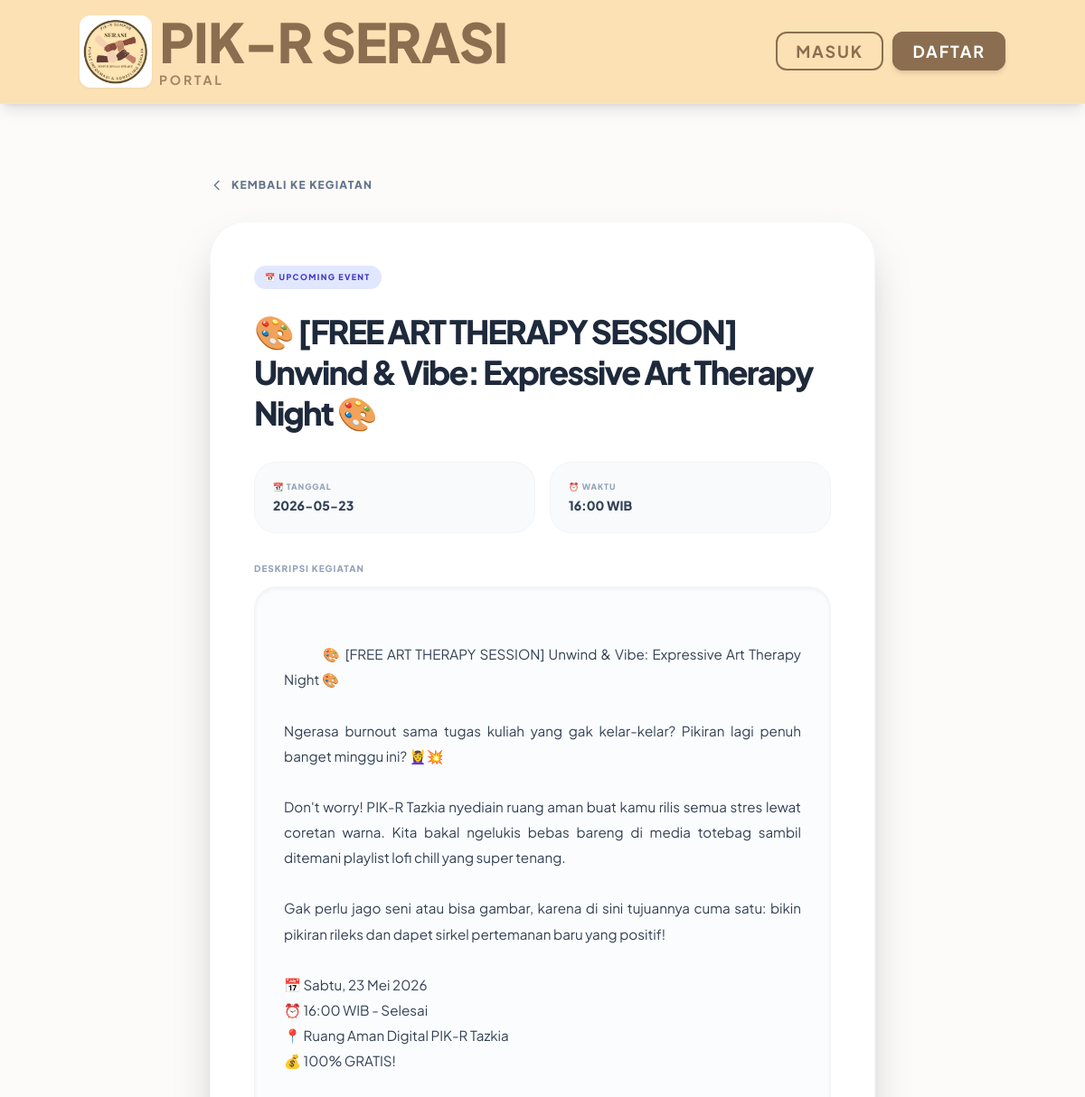
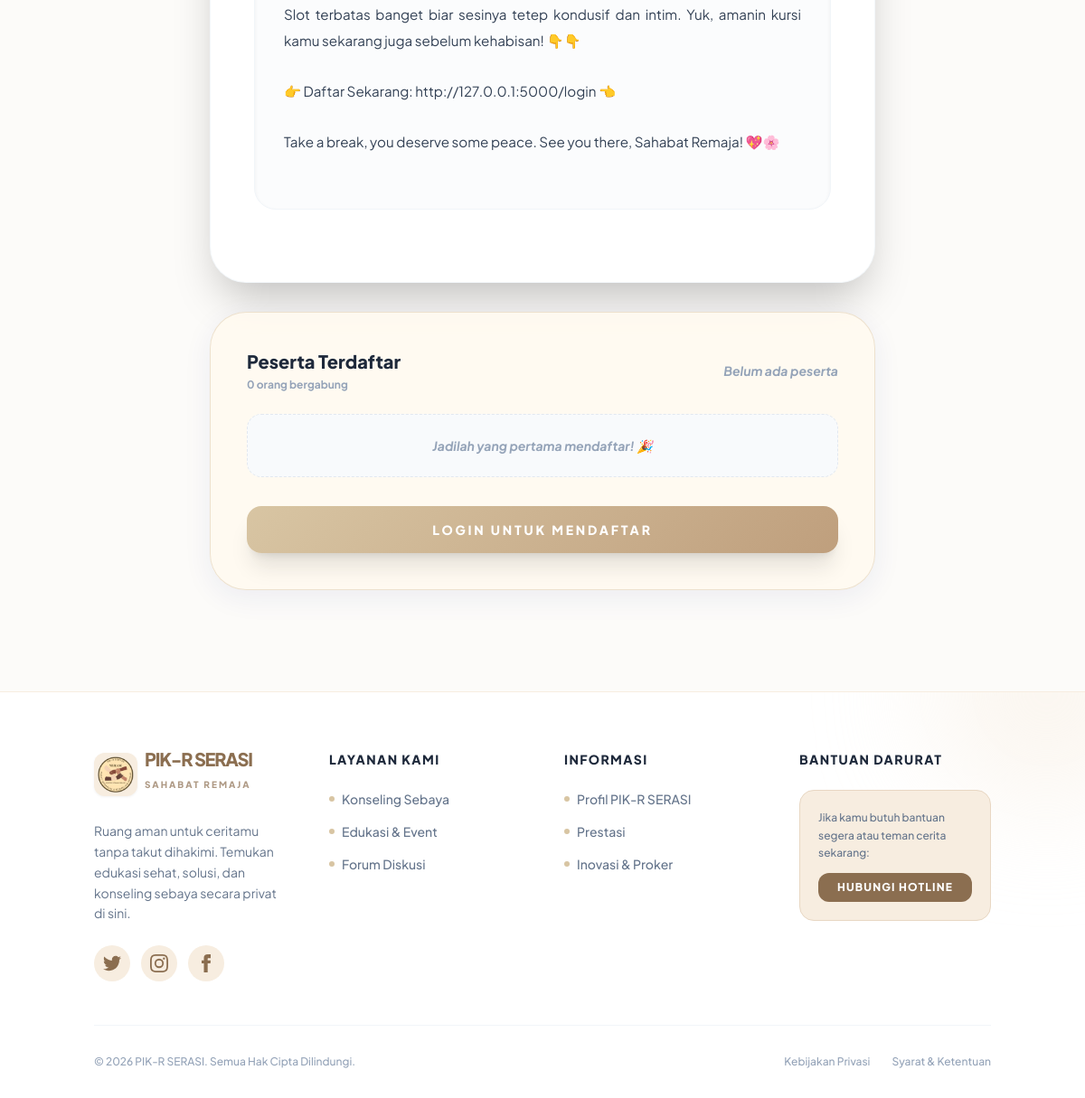
Screenshot of /event/2 with the database file from the repository (2 pictures, top to bottom).
### tables this page shows
CREATE TABLE events (
            id INTEGER PRIMARY KEY AUTOINCREMENT,
            title TEXT NOT NULL,
            description TEXT,
            date TEXT,
            time TEXT,
            author TEXT
        , foto TEXT);

### app.py (the view)
@app.route('/event/<int:event_id>')
def event_detail(event_id):
    conn = get_db_connection()
    ev_row = conn.execute('SELECT * FROM events WHERE id = ?', (event_id,)).fetchone()
    if not ev_row:
        conn.close()
        flash('Kegiatan tidak ditemukan.', 'danger')
        return redirect(url_for('education_event', tab='event'))
    ev = dict(ev_row)
    if ev.get('foto'):
        ev['foto_list'] = [f.strip() for f in ev['foto'].split(',') if f.strip()]
    else:
        ev['foto_list'] = []
    participants = conn.execute('SELECT username FROM event_participants WHERE event_id = ?', (event_id,)).fetchall()
    ev['participants'] = [p['username'] for p in participants]
    conn.close()
    return render_template('event_detail.html', ev=ev)

### app.py (called while the page is built, shortened)
def get_db_connection():
    supabase_url = os.environ.get('SUPABASE_DB_URL')
    return PIKRDatabaseConnection(db_path=DB_PATH, supabase_url=supabase_url)

    def execute(self, query, params=None):
        query_upper = query.strip().upper()
        is_write = any(query_upper.startswith(op) for op in ["INSERT", "UPDATE", "DELETE"])
        if self.supabase_url:
            query = query.replace('?', '%s')
            query = re.sub(r'"([^"]*)"', r"'\1'", query)
            if params is not None:
                if not isinstance(params, (tuple, list)):
                    params = (params,)
                self.cursor.execute(query, params)
            else:
                self.cursor.execute(query)
        else:
            if params is not None:
                self.cursor.execute(query, params)
            else:
                self.cursor.execute(query)
        return self

    def fetchone(self):
        row = self.cursor.fetchone()
        if row is None:
            return None
        return row

    def fetchall(self):
        return self.cursor.fetchall()

    def close(self):
        self.cursor.close()
        self.conn.close()
        if self.modified_tables:
            for table in self.modified_tables:
                trigger_async_sheets_sync(table)

### templates/event_detail.html (shortened to what this page needs)
{% extends 'base.html' %}
{% block content %}
<div class="max-w-3xl mx-auto py-8 px-4">
  <a href="{{ url_for('education_event', tab='event') }}"
     class="inline-flex items-center gap-2 text-xs font-black text-slate-500 hover:text-pink-600 uppercase tracking-widest mb-8 transition-colors group">
    <svg class="w-4 h-4 group-hover:-translate-x-1 transition-transform" fill="none" stroke="currentColor" viewBox="0 0 24 24">
      <path stroke-linecap="round" stroke-linejoin="round" stroke-width="2" d="M15 19l-7-7 7-7"/>
    </svg>
    Kembali ke Kegiatan
  </a>
  <div class="premium-card rounded-[2.5rem] overflow-hidden mb-8 bg-white border border-slate-100/80 shadow-2xl">
    <div class="p-8 md:p-12">
      <div class="flex items-center gap-3 mb-6">
        <span class="bg-indigo-100 text-indigo-700 text-[9px] font-black px-3 py-1.5 rounded-full uppercase tracking-[0.15em]">
          📅 Upcoming Event
        </span>
      </div>
      <h1 class="text-4xl font-black text-slate-800 tracking-tighter leading-tight mb-8">{{ ev.title }}</h1>
      <div class="grid grid-cols-2 gap-4 mb-8">
        <div class="bg-slate-50 p-5 rounded-3xl border border-slate-100">
          <p class="text-[9px] font-black text-slate-400 uppercase tracking-widest mb-1">📆 Tanggal</p>
          <p class="text-sm font-black text-slate-700">{{ ev.date }}</p>
        </div>
        <div class="bg-slate-50 p-5 rounded-3xl border border-slate-100">
          <p class="text-[9px] font-black text-slate-400 uppercase tracking-widest mb-1">⏰ Waktu</p>
          <p class="text-sm font-black text-slate-700">{{ ev.time }} WIB</p>
        </div>
      </div>
      <div class="mb-8">
        <p class="text-[10px] font-black text-slate-400 uppercase tracking-widest mb-3">Deskripsi Kegiatan</p>
        <div class="event-desc-content whitespace-pre-wrap bg-slate-50/50 p-8 rounded-3xl border border-slate-100 shadow-inner">
          {{ ev.description }}
        </div>
      </div>
    </div>
  </div>
  <div class="premium-card rounded-[2.5rem] p-8 md:p-10">
    <div class="flex items-center justify-between mb-6">
      <div>
        <h2 class="text-xl font-black text-slate-800">Peserta Terdaftar</h2>
        <p class="js-participant-count text-xs text-slate-400 font-bold mt-1">{{ ev.participants | length }} orang bergabung</p>
      </div>
      <div id="js-avatar-stack" class="flex -space-x-2">
        {% if ev.participants | length == 0 %}
        <div class="text-sm text-slate-400 font-bold italic">Belum ada peserta</div>
        {% endif %}
      </div>
    </div>
    <div id="js-participant-chips" class="flex flex-wrap gap-2 mb-8">
      {% if ev.participants %}
        {% for p in ev.participants %}
        <span class="bg-slate-100 text-slate-600 text-xs font-black px-3 py-1.5 rounded-full uppercase tracking-wide">
          {{ p }}
        </span>
        {% endfor %}
      {% else %}
        <div class="py-6 text-center text-slate-400 bg-slate-50 rounded-2xl border border-dashed border-slate-200 w-full">
          <p class="text-sm font-bold italic">Jadilah yang pertama mendaftar! 🎉</p>
        </div>
      {% endif %}
    </div>
    {% if session.get('role') == 'anggota_remaja' %}
      {% if session.get('username') in ev.participants %}
      <div class="space-y-3">
        <div class="w-full bg-emerald-50 text-emerald-600 font-black py-4 rounded-2xl text-xs uppercase tracking-[0.2em] text-center border border-emerald-200">
          ✓ Kamu Sudah Terdaftar
        </div>
        <a href="{{ url_for('leave_event', event_id=ev.id) }}"
           onclick="return confirm('Yakin mau batal ikuti kegiatan ini?')"
           class="block w-full text-rose-400 hover:text-rose-600 text-center font-black py-2 text-xs uppercase tracking-[0.2em] transition-colors">
          ✕ Batal Ikuti
        </a>
      </div>
      {% else %}
      <a href="{{ url_for('join_event', event_id=ev.id) }}"
         class="btn-premium block w-full text-white text-center font-black py-4 rounded-2xl text-sm uppercase tracking-[0.2em] shadow-xl hover:scale-105 transition-transform">
        🙋 Ikuti Kegiatan Ini
      </a>
      {% endif %}
    {% elif not session.get('user_id') %}
    <a href="{{ url_for('login') }}"
       class="btn-premium block w-full text-white text-center font-black py-4 rounded-2xl text-sm uppercase tracking-[0.2em] shadow-xl">
      Login untuk Mendaftar
    </a>
    {% endif %}
  </div>
</div>
{% endblock %}

### templates/base.html (style rules this page uses)
:root { --primary: #d8c5a3; --primary-light: #f8efe1; --secondary: #9f836c; --accent: #d8c5a3; --glass: rgba(255, 250, 240, 0.9); --glass-border: rgba(204, 177, 141, 0.35); }
body { font-family: 'Plus Jakarta Sans', sans-serif; scroll-behavior: smooth; }
body, input, textarea, button, select, p, span, h1, h2, h3, h4, h5, h6, a, div, li, ul, ol, strong, em, b { font-family: 'Plus Jakarta Sans', sans-serif; }
.btn-premium { background: linear-gradient(135deg, #d8c5a3 0%, #bf9f7d 100%); transition: all 0.3s ease; box-shadow: 0 4px 15px rgba(216, 197, 163, 0.3); }
.premium-card { background: var(--glass); backdrop-filter: blur(12px); -webkit-backdrop-filter: blur(12px); border: 1px solid var(--glass-border); box-shadow: 0 8px 32px 0 rgba(31, 38, 135, 0.07); transition: all 0.3s cubic-bezier(0.4, 0, 0.2, 1); }
.btn-premium { background: linear-gradient(135deg, #d8c5a3 0%, #bf9f7d 100%); transition: all 0.3s ease; box-shadow: 0 4px 15px rgba(216, 197, 163, 0.4); }

### templates/event_detail.html (style rules this page uses)
.event-desc-content { text-align: justify; text-justify: inter-word; line-height: 1.85; color: #334155; font-size: 0.95rem; }

### rows the page displays
events: title "🎨 [FREE ART THERAPY SESSION] Unwind & Vibe: Expressive Art Therapy Night 🎨", date "2026-05-23", time "16:00", description "🎨 [FREE ART THERAPY SESSION] Unwind & Vibe: Expressive Art Therapy Night 🎨 Ngerasa burnout sama tugas kuliah yang gak kelar-kelar? Pikiran lagi penuh banget minggu ini? 💆‍♀️💥 Don't worry! PIK-R Tazkia nyediain ruang aman buat kamu rilis semua stres lewat coretan warna. Kita bakal ngelukis bebas bareng di media totebag sambil ditemani playlist lofi chill yang super tenang. Gak perlu jago seni atau bisa gambar, karena di sini tujuannya cuma satu: bikin pikiran rileks dan dapet sirkel pertemanan baru yang positif! 📅 Sabtu, 23 Mei 2026 ⏰ 16:00 WIB - Selesai 📍 Ruang Aman Digital PIK-R Tazkia 💰 100% GRATIS! Slot terbatas banget biar sesinya tetep kondusif dan intim. Yuk, amanin kursi kamu…"

### other values shown
{{ ev.participants | length }} "0"
